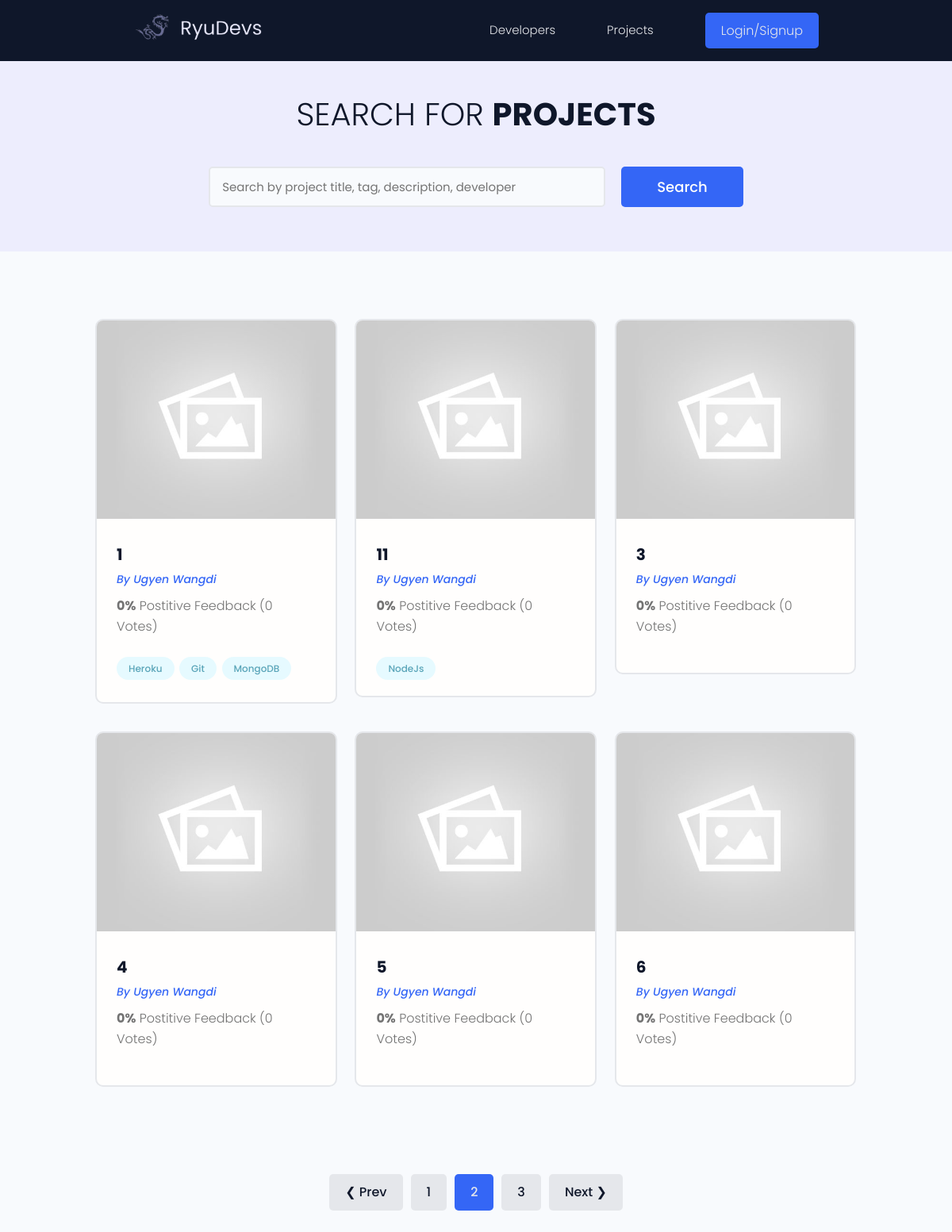
Screenshot of /projects/?page=2 with the database file from the repository.
### projects/models.py (models this page shows, shortened)
class Project(models.Model):
    owner = models.ForeignKey(Profile, null=True, blank=True, on_delete=models.CASCADE)
    title = models.CharField(max_length=200)
    description = models.TextField(null=True, blank=True)
    featured_image = models.ImageField(null=True, blank=True, upload_to='projects/', default='projects/default.jpg')
    demo_link = models.CharField(max_length=2000, null=True, blank=True)
    source_link = models.CharField(max_length=2000, null=True, blank=True)
    tags = models.ManyToManyField('Tag', blank=True)
    vote_total = models.IntegerField(default=0, null=True, blank=True)
    vote_ratio = models.IntegerField(default=0, null=True, blank=True)
    created = models.DateTimeField(auto_now_add=True)
    id = models.UUIDField(default=uuid.uuid4, unique=True, primary_key=True, editable=False)
    class Meta:
        ordering = ['-vote_ratio', '-vote_total', 'title']
    @property
    def imageURL(self):
        try:
            url = self.featured_image.url
        except:
            url = ''
        return url

class Tag(models.Model):
    name = models.CharField(max_length=200)
    created = models.DateTimeField(auto_now_add=True)
    id = models.UUIDField(default=uuid.uuid4, unique=True, primary_key=True, editable=False)
    def __str__(self):
        return self.name

### users/models.py (models this page shows, shortened)
class Profile(models.Model):
    user = models.OneToOneField(User, on_delete=models.CASCADE, null=True, blank=True)
    name = models.CharField(max_length=200, blank=True, null=True)
    email = models.EmailField(max_length=500, blank=True, null=True)
    username = models.CharField(max_length=200, blank=True, null=True)
    dzongkhag = models.CharField(max_length=200, blank=True, null=True)
    short_intro = models.CharField(max_length=200, blank=True, null=True)
    bio = models.TextField(blank=True, null=True)
    profile_image = models.ImageField(blank=True, null=True, upload_to='profiles/', default='profiles/user-default.png')
    social_github = models.CharField(max_length=200, blank=True, null=True)
    social_twitter = models.CharField(max_length=200, blank=True, null=True)
    social_linkedin = models.CharField(max_length=200, blank=True, null=True)
    social_youtube = models.CharField(max_length=200, blank=True, null=True)
    social_website = models.CharField(max_length=200, blank=True, null=True)
    created = models.DateTimeField(auto_now_add=True)
    id = models.UUIDField(default=uuid.uuid4, unique=True, primary_key=True, editable=False)
    class Meta:
        ordering = ['created']

### projects/views.py (the view)
# urls.py: path('projects/', views.getProjects),
def projects(request):
    projects, search_query = searchProjects(request)
    custom_range, projects = paginateProjects(request, projects, 6)
    context = {'projects': projects, 'search_query': search_query, 'custom_range': custom_range}
    return render(request, 'projects/projects.html', context)

### projects/utils.py (called while the page is built)
def paginateProjects(request, projects, results):
    page = request.GET.get('page')
    paginator = Paginator(projects, results)
    try:
        projects = paginator.page(page)
    except PageNotAnInteger:
        page = 1
        projects = paginator.page(page)
    except EmptyPage:
        page = paginator.num_pages
        projects = paginator.page(page)
    leftIndex = (int(page) - 4)
    if leftIndex < 1:
        leftIndex = 1
    rightIndex = (int(page) + 5)
    if rightIndex > paginator.num_pages:
        rightIndex = paginator.num_pages + 1
    custom_range = range(leftIndex, rightIndex)
    return custom_range, projects

### projects/templates/projects/projects.html (shortened to what this page needs)
{% extends 'main.html' %}
{% block content %}
<main class="projects">
    <section class="hero-section text-center">
      <div class="container container--narrow">
        <div class="hero-section__box">
          <h2>Search for <span>Projects</span></h2>
        </div>
        <div class="hero-section__search">
          <form id="searchForm" class="form" action="{% url 'projects' %}" method="get">
            <div class="form__field">
              <input class="input input--text" id="formInput#search" type="text" name="search_query"
                placeholder="Search by project title, tag, description, developer" value="{{search_query}}" />
            </div>
            <input class="btn btn--sub btn--lg" type="submit" value="Search" />
          </form>
        </div>
      </div>
    </section>
    <section class="projectsList">
      <div class="container">
        <div class="grid grid--three">
            {% for project in projects %}
            <div class="column">
                <div class="card project">
                <a href="{% url 'project' project.id %}" class="project">
                    <img class="project__thumbnail" src="{{ project.imageURL }}" alt="project thumbnail" />
                    <div class="card__body">
                    <h3 class="project__title">{{project.title}}</h3>
                    <p><a class="project__author" href="{% url 'user-profile' project.owner.id %}">By {{project.owner.name}}</a></p>
                    <p class="project--rating">
                        <span style="font-weight: bold;">{{project.vote_ratio}}%</span> Postitive
                        Feedback ({{project.vote_total}} Vote{{project.vote_total|pluralize:"s"}})
                    </p>
                    <div class="project__tags">
                        {% for tag in project.tags.all|slice:"3" %}
                        <span class="tag tag--pill tag--main">
                        <small>{{tag}}</small>
                        </span>
                        {% endfor %}
                    </div>
                    </div>
                </a>
                </div>
            </div>
            {% endfor %}
        </div>
      </div>
    </section>
    {% include 'pagination.html' with queryset=projects  custom_range=custom_range %}
  </main>
{% endblock content %}

### static/styles/app.css (style rules this page uses)
:root { --color-sub: #0f172a; }
.btn--sub { background-color: var(--color-btn); }
.card { border: 2px solid var(--color-light); }
img { width: 100%; }
.hero-section { height: 40vh; display: flex; align-items: center; background-color: var(--color-sub); }
.hero-section__box { margin-bottom: 4rem; }
.hero-section__box > h2, .hero-section__box > h2 > span { font-size: 4rem; color: var(--color-light); line-height: 1.3; text-transform: uppercase; }
.hero-section__box > h2 { font-weight: 300; }
.hero-section__box > h2 > span { font-weight: 700; }
.hero-section__search > .form { display: flex; align-items: center; justify-content: center; gap: 2rem; }
.hero-section__search > .form input.input--text { width: 50rem; }
.project__author { font-size: 1.4rem; font-style: italic; }
.project--rating { margin-bottom: 1.6em; margin-top: .5em; }
.projects > .hero-section { background: var(--color-sub-lighter); height: 30vh; }
.projects .hero-section__box { margin-bottom: 2.5rem; }
.projects .hero-section__box > h2 { color: var(--color-sub); }
.projects .hero-section__box > h2 > span { font-weight: 700; color: var(--color-sub); }
.projectsList { margin-top: 8rem; }
.project__thumbnail { height: 25rem; object-fit: cover; object-position: top center; }
.project__title { font-size: 2rem; font-weight: 700; color: var(--color-sub); }

### static/uikit/styles/modules/_variables.css (style rules this page uses)
:root { --color-main: #5aa5b9; --color-main-light: #e6faff; --color-sub: #0f172a; --color-sub-light: #51546e; --color-btn: #3466f6; --color-sub-lighter: #ededfd; --color-text: #737373; --color-gray: #8b8b8b; --color-light: #e5e7eb; --color-light-gray: #767676; --color-bg: #f8fafd; --color-white: #fffefd; --color-white-light: #f3f3f3; --color-success: #359e64; --color-success-bg: #def8e8; --color-error: #fc4b0b; --color-error-bg: #fff2ee; --font-base: 'Poppins', arial, helvetica, 'Segoe UI', roboto, ubuntu, sans-serif; --font-monospace: 'Fira Code', 'Courier New', courier, monospace; --font-regular: 300; --font-medium: 500; --font-bold: 700; --generic-shadow: 1px 1px 5px #00000010; --generic-transition: all 0.3s ease-in-out; }

### static/uikit/styles/modules/_base.css (style rules this page uses)
* { margin: 0; padding: 0; box-sizing: border-box; text-rendering: optimizeLegibility; color: inherit; font-size: inherit; }
html { font-size: 50%; }
@media only screen and (min-width: 480px) { html { font-size: 56.25%; } }
@media only screen and (min-width: 1200px) { html { font-size: 62.5%; } }
body { line-height: 1.6; font-weight: 400; font-size: 1.5rem; color: var(--color-text); background-color: var(--color-bg); min-height: 100vh; }

### static/uikit/styles/modules/_typography.css (style rules this page uses)
* { font-family: var(--font-base); }
h2 { font-size: 3.6rem; font-weight: var(--font-bold); }
h3 { font-size: 3.2rem; font-weight: var(--font-medium); }
p, span, strong { font-size: 1.6rem; color: var(--color-text); font-weight: var(--font-regular); }
a { padding-bottom: 2px; text-decoration: none; display: inline-block; color: var(--color-btn); font-weight: var(--font-medium); }

### static/uikit/styles/modules/_utilities.css (style rules this page uses)
.container { width: 92%; max-width: 165rem; margin: 0 auto; box-sizing: border-box; }
.container--narrow { width: 92%; max-width: 120rem; }
@media screen and (min-width: 1000px) { .container { width: 90%; } }
@media screen and (min-width: 1000px) { .container--narrow { width: 85%; } }
@media screen and (min-width: 1200px) { .container { width: 80%; } }
@media screen and (min-width: 1200px) { .container--narrow { width: 72%; } }
.text-center { text-align: center; }

### static/uikit/styles/modules/_button.css (style rules this page uses)
.btn { display: inline-block; position: relative; cursor: pointer; background-color: var(--color-light); font-weight: var(--font-medium); color: var(--color-sub); text-decoration: none; padding: 1rem 2rem; border-radius: 0.5rem; border: none; width: -webkit-fit-content; width: -moz-fit-content; width: fit-content; height: -webkit-fit-content; height: -moz-fit-content; height: fit-content; font-size: 1.6rem; outline-width: 0; outline-color: transparent; -webkit-backface-visibility: hidden; backface-visibility: hidden; transition: all 0.3s ease-in-out; }
.btn--sub { background-color: var(--color-sub); color: var(--color-white); }
.btn--lg { font-size: 1.8rem; padding: 1.2rem 4.5rem; }

### static/uikit/styles/modules/_card.css (style rules this page uses)
.card { border-radius: 1rem; background-color: var(--color-white); border: 1.5px solid var(--color-light); width: auto; height: auto; margin-top: 0.5rem; margin-bottom: 0.5rem; overflow: hidden; }
.card__body, .card__header { padding: 2rem 2.5rem; }

### rows the page displays
Project: imageURL (placeholder picture), title "1", owner.name "Ugyen Wangdi", vote_ratio "0", vote_total "0"
Tag: name "Heroku"
Tag: name "Git"
Tag: name "MongoDB"
Project: imageURL (placeholder picture), title "11", owner.name "Ugyen Wangdi", vote_ratio "0", vote_total "0"
Tag: name "NodeJs"
Project: imageURL (placeholder picture), title "3", owner.name "Ugyen Wangdi", vote_ratio "0", vote_total "0"
Project: imageURL (placeholder picture), title "4", owner.name "Ugyen Wangdi", vote_ratio "0", vote_total "0"
Project: imageURL (placeholder picture), title "5", owner.name "Ugyen Wangdi", vote_ratio "0", vote_total "0"
Project: imageURL (placeholder picture), title "6", owner.name "Ugyen Wangdi", vote_ratio "0", vote_total "0"

### other values shown
{{ page }} "1" "3"
{{ page }} "2"
